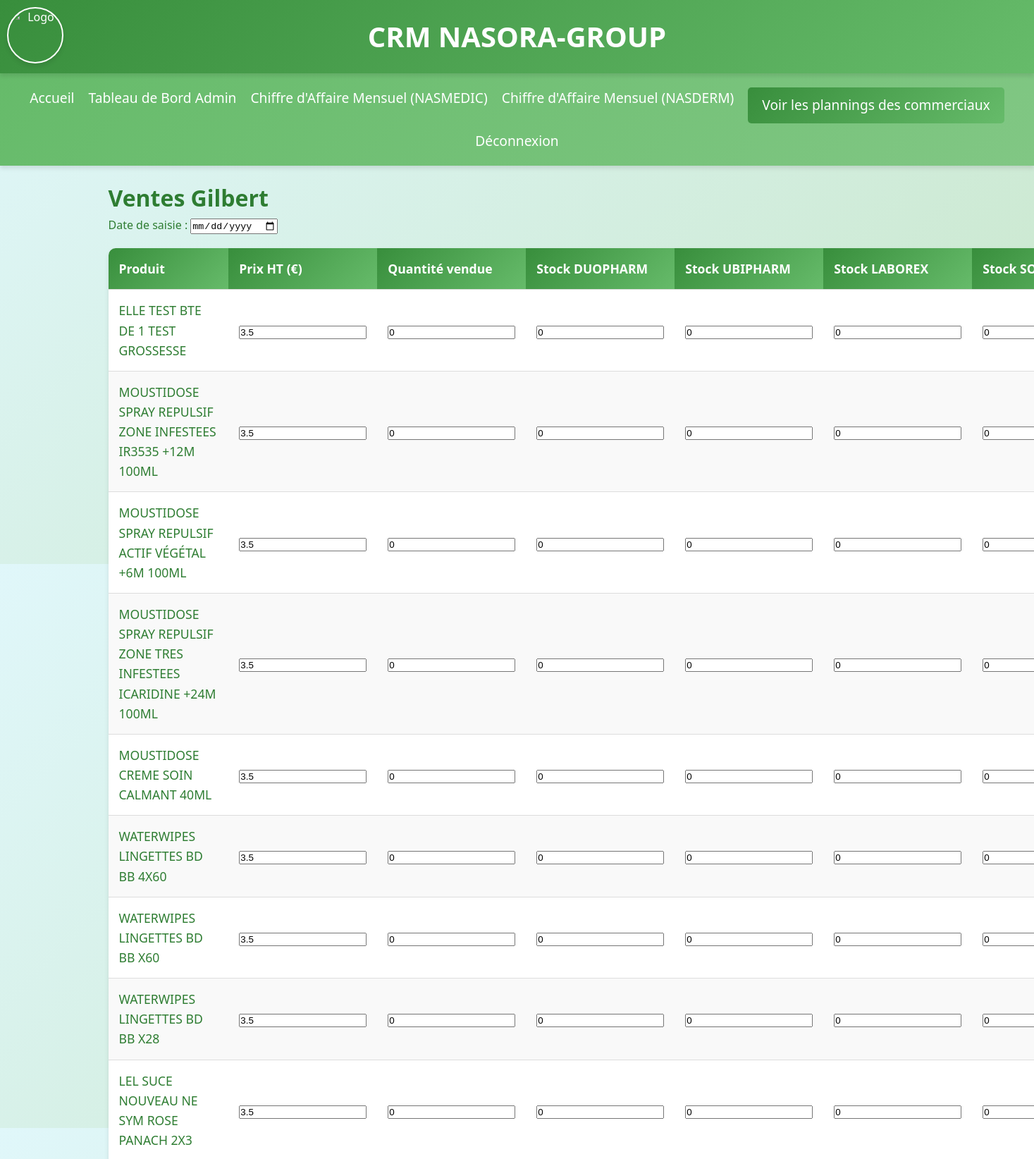
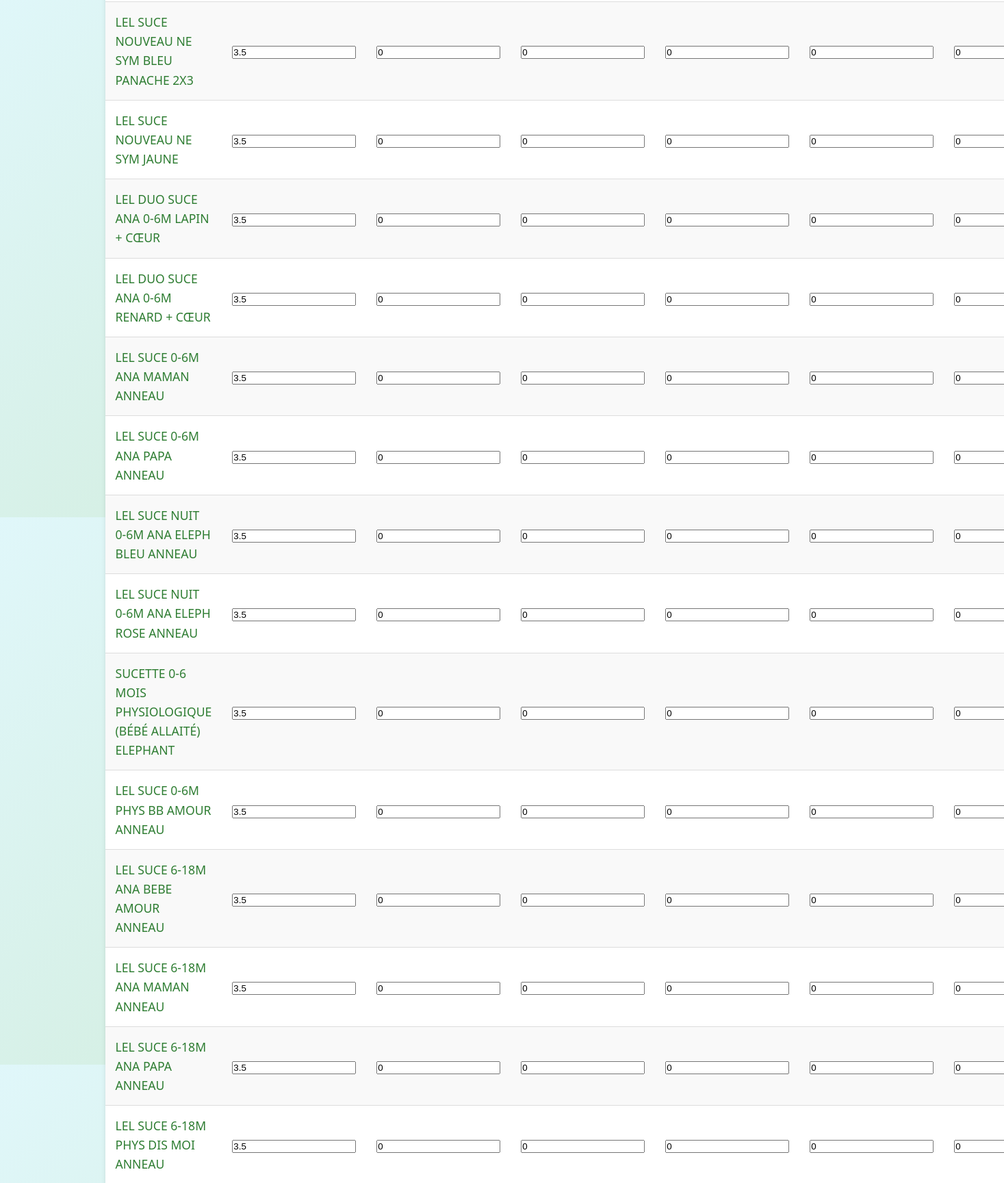
The page /gilbert_sales (signed in, upper part) on the database its author committed (2 pictures, top to bottom).
### models.py (models this page shows)
class GilbertProduct(db.Model):
    id = db.Column(db.Integer, primary_key=True)
    name = db.Column(db.String(100), nullable=False)
    default_price = db.Column(db.Float, nullable=False)
    stock_duopharm = db.Column(db.Integer, default=0, nullable=False)
    stock_ubipharm = db.Column(db.Integer, default=0, nullable=False)
    stock_laborex = db.Column(db.Integer, default=0, nullable=False)
    stock_sodipharm = db.Column(db.Integer, default=0, nullable=False)

### app.py (the view, shortened to what this page needs)
@app.route('/gilbert_sales', methods=['GET', 'POST'])
@login_required
def gilbert_sales():
    if current_user.role not in ['admin', 'commercial']:
        flash('Accès non autorisé.', 'error')
        return redirect(url_for('home'))
    products = GilbertProduct.query.all()
    return render_template('gilbert_sales.html', products=products)

### app.py (called while the page is built)
@login_manager.user_loader
def load_user(user_id):
    return User.query.get(int(user_id))

### Templates/gilbert_sales.html (shortened to what this page needs)
{% extends "base.html" %}
{% block content %}
<h1>Ventes Gilbert</h1>
<form method="POST">
    <div class="form-group">
        <label for="sale_date">Date de saisie :</label>
        <input type="date" id="sale_date" name="sale_date" required>
    </div>
    <table class="responsive-table">
        <thead>
            <tr>
                <th>Produit</th>
                <th>Prix HT (€)</th>
                <th>Quantité vendue</th>
                <th>Stock DUOPHARM</th>
                <th>Stock UBIPHARM</th>
                <th>Stock LABOREX</th>
                <th>Stock SODIPHARM</th>
            </tr>
        </thead>
        <tbody>
            {% for product in products %}
            <tr>
                <td>{{ product.name }}</td>
                <td>
                    <input type="number" name="price_{{ product.id }}" value="{{ product.default_price }}" step="0.01" min="0">
                </td>
                <td>
                    <input type="number" name="quantity_{{ product.id }}" min="0" value="0">
                </td>
                <td>
                    <input type="number" name="stock_duopharm_{{ product.id }}" min="0" value="{{ product.stock_duopharm }}">
                </td>
                <td>
                    <input type="number" name="stock_ubipharm_{{ product.id }}" min="0" value="{{ product.stock_ubipharm }}">
                </td>
                <td>
                    <input type="number" name="stock_laborex_{{ product.id }}" min="0" value="{{ product.stock_laborex }}">
                </td>
                <td>
                    <input type="number" name="stock_sodipharm_{{ product.id }}" min="0" value="{{ product.stock_sodipharm }}">
                </td>
            </tr>
            {% endfor %}
        </tbody>
    </table>
</form>
{% endblock %}

### static/css/styles.css (style rules this page uses)
* { margin: 0; padding: 0; box-sizing: border-box; }
body { font-family: 'Segoe UI', Tahoma, Geneva, Verdana, sans-serif; background: linear-gradient(135deg, #e0f7fa, #c8e6c9); color: #2e7d32; line-height: 1.6; min-height: 100vh; display: flex; flex-direction: column; font-size: 1rem; }
.form-group { margin-bottom: 15px; }
.responsive-table { width: 100%; border-collapse: collapse; margin: 20px 0; animation: fadeIn 1s ease-in-out; background: white; border-radius: 10px; overflow: hidden; box-shadow: 0 4px 6px rgba(0, 0, 0, 0.1); }
.responsive-table th, .responsive-table td { padding: 12px; text-align: left; border-bottom: 1px solid #ddd; }
.responsive-table th { background: linear-gradient(135deg, #388e3c, #66bb6a); color: white; font-weight: bold; }
.responsive-table tr:nth-child(even) { background-color: #f9f9f9; }
@media (min-width: 1025px) { .responsive-table th, .responsive-table td { padding: 15px; font-size: 1.1rem; } }

### rows shown on the page
GilbertProduct: name "ELLE TEST BTE DE 1 TEST GROSSESSE", default_price "3.5", stock_duopharm "0", stock_ubipharm "0", stock_laborex "0", stock_sodipharm "0"
GilbertProduct: name "MOUSTIDOSE SPRAY REPULSIF ZONE INFESTEES IR3535 +12M 100ML", default_price "3.5", stock_duopharm "0", stock_ubipharm "0", stock_laborex "0", stock_sodipharm "0"
GilbertProduct: name "MOUSTIDOSE SPRAY REPULSIF ACTIF VÉGÉTAL +6M 100ML", default_price "3.5", stock_duopharm "0", stock_ubipharm "0", stock_laborex "0", stock_sodipharm "0"
GilbertProduct: name "MOUSTIDOSE SPRAY REPULSIF ZONE TRES INFESTEES ICARIDINE +24M 100ML", default_price "3.5", stock_duopharm "0", stock_ubipharm "0", stock_laborex "0", stock_sodipharm "0"
GilbertProduct: name "MOUSTIDOSE CREME SOIN CALMANT 40ML", default_price "3.5", stock_duopharm "0", stock_ubipharm "0", stock_laborex "0", stock_sodipharm "0"
GilbertProduct: name "WATERWIPES LINGETTES BD BB 4X60", default_price "3.5", stock_duopharm "0", stock_ubipharm "0", stock_laborex "0", stock_sodipharm "0"
GilbertProduct: name "WATERWIPES LINGETTES BD BB X60", default_price "3.5", stock_duopharm "0", stock_ubipharm "0", stock_laborex "0", stock_sodipharm "0"
GilbertProduct: name "WATERWIPES LINGETTES BD BB X28", default_price "3.5", stock_duopharm "0", stock_ubipharm "0", stock_laborex "0", stock_sodipharm "0"
GilbertProduct: name "LEL SUCE NOUVEAU NE SYM ROSE PANACH 2X3", default_price "3.5", stock_duopharm "0", stock_ubipharm "0", stock_laborex "0", stock_sodipharm "0"
GilbertProduct: name "LEL SUCE NOUVEAU NE SYM BLEU PANACHE 2X3", default_price "3.5", stock_duopharm "0", stock_ubipharm "0", stock_laborex "0", stock_sodipharm "0"
GilbertProduct: name "LEL SUCE NOUVEAU NE SYM JAUNE", default_price "3.5", stock_duopharm "0", stock_ubipharm "0", stock_laborex "0", stock_sodipharm "0"
GilbertProduct: name "LEL DUO SUCE ANA 0-6M LAPIN + CŒUR", default_price "3.5", stock_duopharm "0", stock_ubipharm "0", stock_laborex "0", stock_sodipharm "0"
GilbertProduct: name "LEL DUO SUCE ANA 0-6M RENARD + CŒUR", default_price "3.5", stock_duopharm "0", stock_ubipharm "0", stock_laborex "0", stock_sodipharm "0"
GilbertProduct: name "LEL SUCE 0-6M ANA MAMAN ANNEAU", default_price "3.5", stock_duopharm "0", stock_ubipharm "0", stock_laborex "0", stock_sodipharm "0"
GilbertProduct: name "LEL SUCE 0-6M ANA PAPA ANNEAU", default_price "3.5", stock_duopharm "0", stock_ubipharm "0", stock_laborex "0", stock_sodipharm "0"
GilbertProduct: name "LEL SUCE NUIT 0-6M ANA ELEPH BLEU ANNEAU", default_price "3.5", stock_duopharm "0", stock_ubipharm "0", stock_laborex "0", stock_sodipharm "0"
GilbertProduct: name "LEL SUCE NUIT 0-6M ANA ELEPH ROSE ANNEAU", default_price "3.5", stock_duopharm "0", stock_ubipharm "0", stock_laborex "0", stock_sodipharm "0"
GilbertProduct: name "SUCETTE 0-6 MOIS PHYSIOLOGIQUE (BÉBÉ ALLAITÉ) ELEPHANT", default_price "3.5", stock_duopharm "0", stock_ubipharm "0", stock_laborex "0", stock_sodipharm "0"
GilbertProduct: name "LEL SUCE 0-6M PHYS BB AMOUR ANNEAU", default_price "3.5", stock_duopharm "0", stock_ubipharm "0", stock_laborex "0", stock_sodipharm "0"
GilbertProduct: name "LEL SUCE 6-18M ANA BEBE AMOUR ANNEAU", default_price "3.5", stock_duopharm "0", stock_ubipharm "0", stock_laborex "0", stock_sodipharm "0"
GilbertProduct: name "LEL SUCE 6-18M ANA MAMAN ANNEAU", default_price "3.5", stock_duopharm "0", stock_ubipharm "0", stock_laborex "0", stock_sodipharm "0"
GilbertProduct: name "LEL SUCE 6-18M ANA PAPA ANNEAU", default_price "3.5", stock_duopharm "0", stock_ubipharm "0", stock_laborex "0", stock_sodipharm "0"
GilbertProduct: name "LEL SUCE 6-18M PHYS DIS MOI ANNEAU", default_price "3.5", stock_duopharm "0", stock_ubipharm "0", stock_laborex "0", stock_sodipharm "0"
